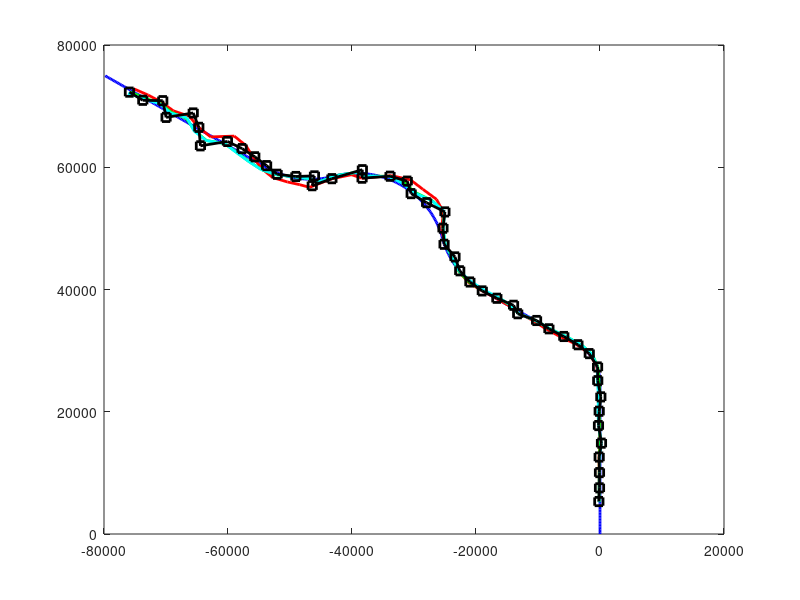

This chart was generated by the following MATLAB code:
clf
immCTData = load('immCT.txt');
immLData = load('immL.txt');
kfData = load('kf.txt');
tpData = load('Term Project Data.txt');
measurements = load('measurements.txt');
plot(tpData(:,1),tpData(:,3),"-b","linewidth",2);
hold on
plot(immCTData(:,1),immCTData(:,3),"-r","linewidth",2);
hold on
plot(immLData(:,1),immLData(:,3),"-g","linewidth",2);
hold on
plot(kfData(:,1),kfData(:,3),"c","linewidth",2);
hold on
plot(measurements(:,1),measurements(:,2),"-ks","linewidth",2);

